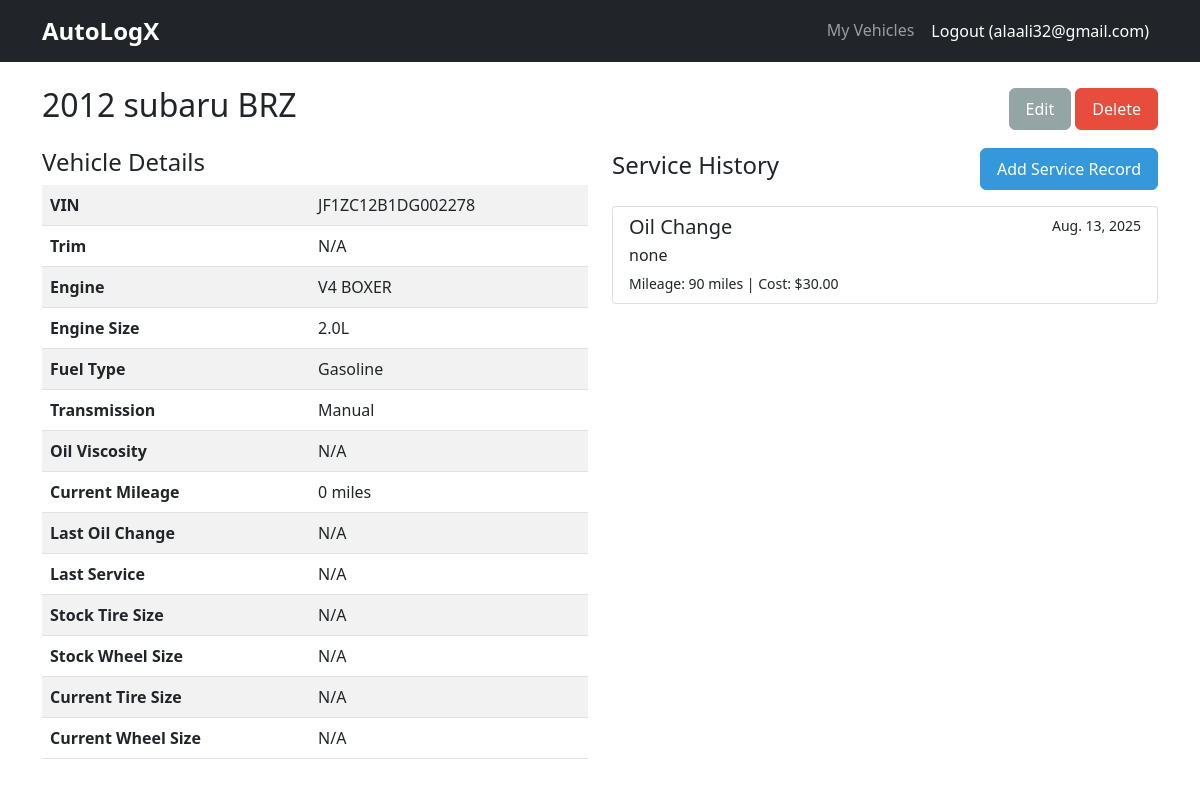
Before: /vehicles/2/ (signed in) with the older database file.
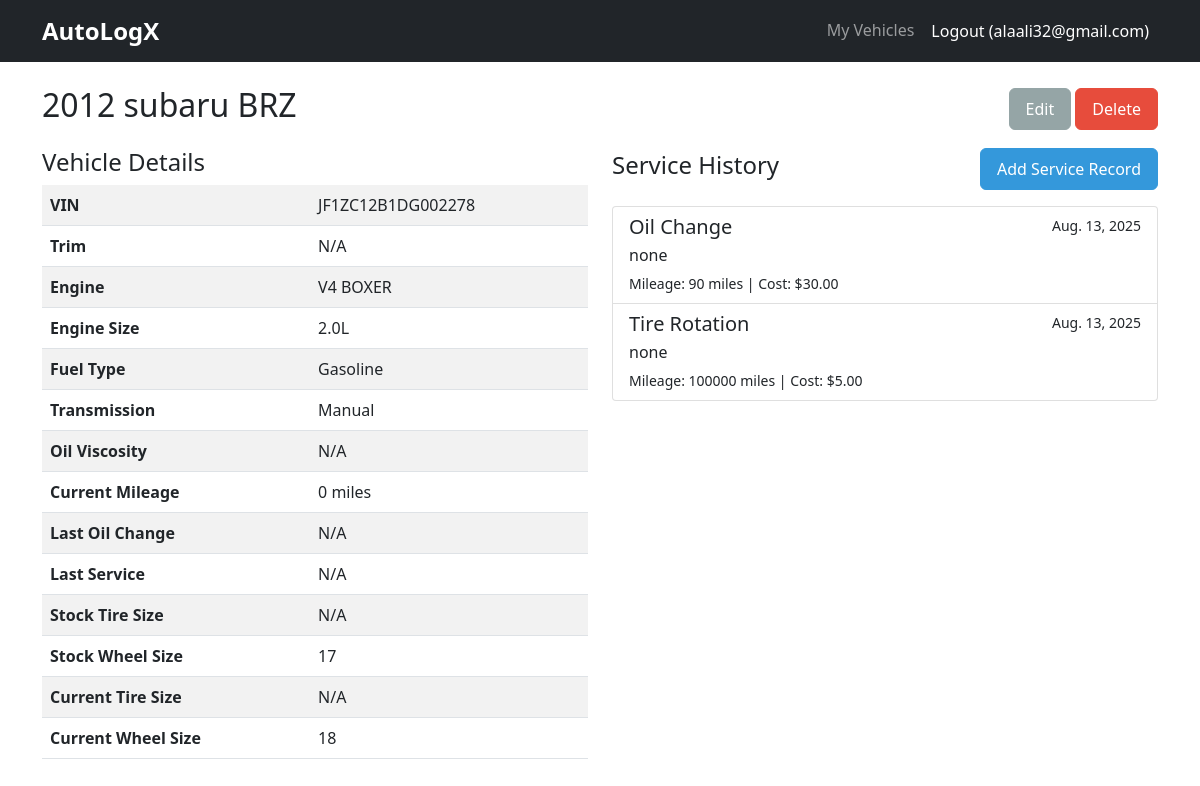
After: the same page with the newer database file.
### autologx/api/models.py (models this page shows, shortened)
class Vehicle(models.Model):
    user = models.ForeignKey(User, on_delete=models.CASCADE, related_name='vehicles')
    vin = models.CharField(max_length=17, unique=True, blank=True, null=True)
    make = models.CharField(max_length=50)
    model = models.CharField(max_length=50)
    year = models.IntegerField()
    trim = models.CharField(max_length=50, blank=True)
    engine = models.CharField(max_length=100, blank=True)
    engine_size = models.DecimalField(max_digits=5, decimal_places=1, blank=True, null=True)
    fuel_type = models.CharField(max_length=20, blank=True)
    TRANSMISSION_CHOICES = [
        ('manual', 'Manual'), ('automatic', 'Automatic'), ('cvt', 'CVT'),
        ('semi_automatic', 'Semi-Automatic'), ('other', 'Other'),
    ]
    transmission = models.CharField(max_length=20, choices=TRANSMISSION_CHOICES, blank=True)
    oil_viscosity = models.CharField(max_length=10, blank=True, help_text="e.g., 0W-20, 5W-30")
    current_mileage = models.IntegerField(default=0)
    last_oil_change_mileage = models.IntegerField(blank=True, null=True)
    last_oil_change_date = models.DateField(blank=True, null=True)
    last_service_mileage = models.IntegerField(blank=True, null=True)
    last_service_date = models.DateField(blank=True, null=True)
    stock_tire_size = models.CharField(max_length=30, blank=True)
    stock_wheel_size = models.CharField(max_length=20, blank=True)
    current_tire_size = models.CharField(max_length=30, blank=True)
    current_wheel_size = models.CharField(max_length=20, blank=True)
    created_at = models.DateTimeField(auto_now_add=True)
    updated_at = models.DateTimeField(auto_now=True)

class ServiceRecord(models.Model):
    SERVICE_TYPES = [
        ('oil_change', 'Oil Change'), ('tire_rotation', 'Tire Rotation'),
        ('brake_service', 'Brake Service'), ('engine_repair', 'Engine Repair'),
        ('inspection', 'Inspection'), ('other', 'Other'),
    ]
    vehicle = models.ForeignKey(Vehicle, on_delete=models.CASCADE, related_name='service_records')
    service_type = models.CharField(max_length=20, choices=SERVICE_TYPES)
    date = models.DateField()
    mileage = models.IntegerField()
    description = models.TextField()
    cost = models.DecimalField(max_digits=10, decimal_places=2)
    shop_name = models.CharField(max_length=100, blank=True)
    notes = models.TextField(blank=True)
    next_service_date = models.DateField(blank=True, null=True)
    next_service_mileage = models.IntegerField(blank=True, null=True)
    created_at = models.DateTimeField(auto_now_add=True)

### autologx/api/views.py (the view)
# urls.py: path('vehicles/<int:pk>/', views.vehicle_detail, name='vehicle_detail'),
@login_required
def vehicle_detail(request, pk):
    vehicle = get_object_or_404(Vehicle, pk=pk, user=request.user)
    service_records = ServiceRecord.objects.filter(vehicle=vehicle).order_by('-date')
    return render(request, 'vehicles/detail.html', {
        'vehicle': vehicle,
        'service_records': service_records
    })

### templates/vehicles/detail.html (shortened to what this page needs)
{% extends 'base.html' %}
{% block content %}
<div class="d-flex justify-content-between align-items-center mb-3">
    <h2>{{ vehicle.year }} {{ vehicle.make }} {{ vehicle.model }}</h2>
    <div>
        <a href="{% url 'vehicle_edit' vehicle.pk %}" class="btn btn-secondary">Edit</a>
        <a href="{% url 'vehicle_delete' vehicle.pk %}" class="btn btn-danger">Delete</a>
    </div>
</div>
<div class="row">
    <div class="col-md-6">
        <h4>Vehicle Details</h4>
        <table class="table table-striped">
            <tr><th>VIN</th><td>{{ vehicle.vin|default:"N/A" }}</td></tr>
            <tr><th>Trim</th><td>{{ vehicle.trim|default:"N/A" }}</td></tr>
            <tr><th>Engine</th><td>{{ vehicle.engine|default:"N/A" }}</td></tr>
            <tr><th>Engine Size</th><td>{{ vehicle.engine_size|default:"N/A" }}L</td></tr>
            <tr><th>Fuel Type</th><td>{{ vehicle.fuel_type|default:"N/A" }}</td></tr>
            <tr><th>Transmission</th><td>{{ vehicle.get_transmission_display|default:"N/A" }}</td></tr>
            <tr><th>Oil Viscosity</th><td>{{ vehicle.oil_viscosity|default:"N/A" }}</td></tr>
            <tr><th>Current Mileage</th><td>{{ vehicle.current_mileage|default:"0" }} miles</td></tr>
            <tr><th>Last Oil Change</th><td>
                {% if not vehicle.last_oil_change_mileage and not vehicle.last_oil_change_date %}N/A{% endif %}
            </td></tr>
            <tr><th>Last Service</th><td>
                {% if not vehicle.last_service_mileage and not vehicle.last_service_date %}N/A{% endif %}
            </td></tr>
            <tr><th>Stock Tire Size</th><td>{{ vehicle.stock_tire_size|default:"N/A" }}</td></tr>
            <tr><th>Stock Wheel Size</th><td>{{ vehicle.stock_wheel_size|default:"N/A" }}</td></tr>
            <tr><th>Current Tire Size</th><td>{{ vehicle.current_tire_size|default:"N/A" }}</td></tr>
            <tr><th>Current Wheel Size</th><td>{{ vehicle.current_wheel_size|default:"N/A" }}</td></tr>
        </table>
    </div>
    <div class="col-md-6">
        <div class="d-flex justify-content-between align-items-center mb-3">
            <h4>Service History</h4>
            <a href="{% url 'service_record_create' vehicle.pk %}" class="btn btn-primary">Add Service Record</a>
        </div>
        {% if service_records %}
            <div class="list-group">
                {% for record in service_records %}
                    <div class="list-group-item">
                        <div class="d-flex w-100 justify-content-between">
                            <h5 class="mb-1">{{ record.get_service_type_display }}</h5>
                            <small>{{ record.date }}</small>
                        </div>
                        <p class="mb-1">{{ record.description|truncatewords:20 }}</p>
                        <small>Mileage: {{ record.mileage }} miles | Cost: ${{ record.cost }}</small>
                    </div>
                {% endfor %}
            </div>
        {% else %}
            <p>No service records found for this vehicle.</p>
        {% endif %}
    </div>
</div>
{% endblock %}

### templates/base.html (shortened to what this page needs)
<!DOCTYPE html>
<html lang="en">
<head>
    <link href="https://cdn.jsdelivr.net/npm/bootstrap@5.1.3/dist/css/bootstrap.min.css" rel="stylesheet">
    {% load static %}
    <link rel="stylesheet" href="{% static 'css/custom.css' %}">
</head>
<body>
    <nav class="navbar navbar-expand-lg navbar-dark bg-dark">
        <div class="container"><a class="navbar-brand" href="{% url 'home' %}">AutoLogX</a>
            <div class="navbar-nav ms-auto">
                {% if user.is_authenticated %}
                    <a class="nav-link" href="{% url 'vehicle_list' %}">My Vehicles</a>
                    <form method="post" action="{% url 'logout' %}" class="d-inline">
                        <button type="submit" class="btn btn-link nav-link text-white text-decoration-none">Logout ({{ user.username }})</button>
                    </form>
                {% else %}
                    <a class="nav-link" href="{% url 'login' %}">Login</a>
                    <a class="nav-link" href="{% url 'signup' %}">Sign Up</a>
                {% endif %}
            </div>
        </div>
    </nav>
    <div class="container mt-4">
        {% block content %}{% endblock %}
    </div>
</body>
</html>

### static/css/custom.css (style rules this page uses)
.btn { padding: 0.5rem 1rem; font-weight: 500; border-radius: 0.375rem; transition: background-color 0.15s ease-in-out, border-color 0.15s ease-in-out; }
.btn-primary { background-color: #3498db; border-color: #3498db; }
.btn-secondary { background-color: #95a5a6; border-color: #95a5a6; }
.btn-danger { background-color: #e74c3c; border-color: #e74c3c; }
.navbar-brand { font-size: 1.5rem; font-weight: bold; }

Changed rows visible on the page:
changed Vehicle "subaru": stock_wheel_size "N/A" → "17"; current_wheel_size "N/A" → "18"
added ServiceRecord: service_type "Tire Rotation", date "Aug. 13, 2025", description "none", mileage "100000", cost "5.00"
